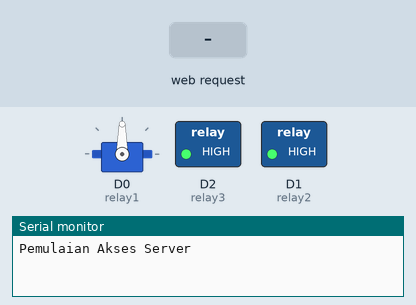
Simulated run of this sketch. Board: ESP8266 (NodeMCU). Parts: servo, switched loads named in the sketch (green lamp = pin HIGH), the last lines printed to the serial monitor. The test bench sets the inputs (shaded band). WiFi joins after 1.5 s; servers stay silent unless stated; pins used as bus, display or sensor lines are not drawn.

Above: at 2.7 s.
2.8 s: HTTP request GET /relay1=ON received
At 3.6 s:
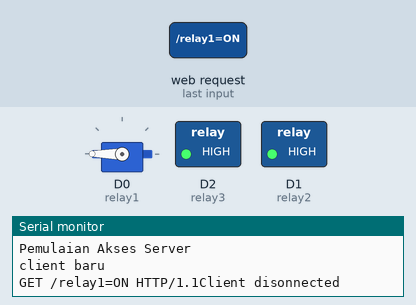
4.3 s: HTTP request GET /relay2=OFF received
At 4.8 s:
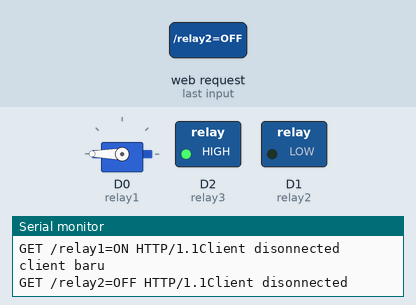
5.8 s: HTTP request GET /relay1=OFF received
At 7.0 s:
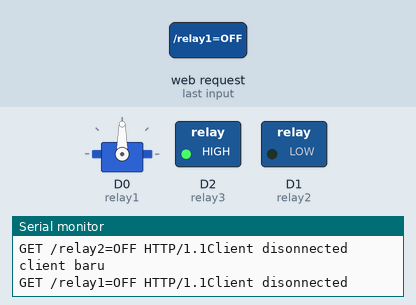
7.3 s: HTTP request GET /relay3=OFF received
At 8.3 s:
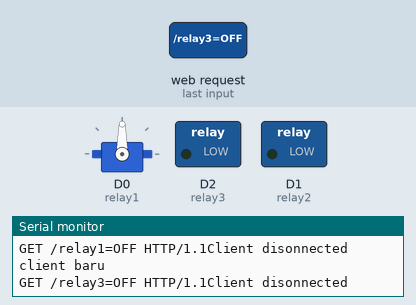
8.8 s: HTTP request GET /relay2=ON received
At 9.4 s:
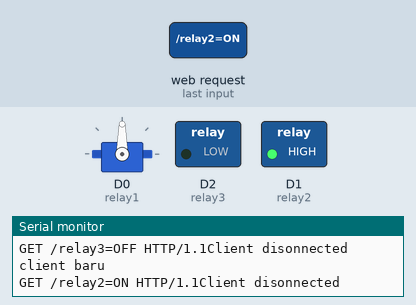
10.3 s: HTTP request GET /relay3=ON received
At 11.7 s:
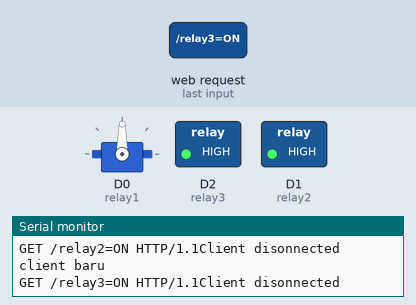
Timing chart, 0 to 12.8 s (numbered marks = the images above; inputs shaded):
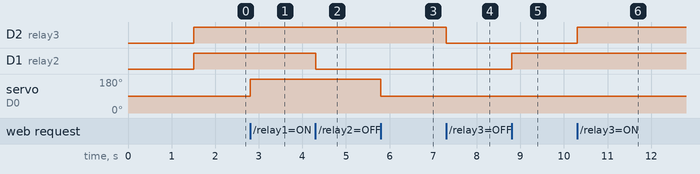

The sketch:

ESP1.ino
```cpp
#include <ESP8266WiFi.h>
#include <Servo.h>
#include <ESP8266WiFi.h>
#include <DNSServer.h>
#include <ESP8266WebServer.h>
#include <WiFiManager.h>
#define ON HIGH
#define OFF LOW


int relay1 = D0; //pintu
int relay2 = D1;  //kipas
int relay3 = D2; //lampu
int value1 = OFF ;
int value2 = OFF ;
int value3 = OFF;
WiFiServer server(80);
Servo myservo;


void setup() {
  Serial.begin(115200);
  WiFiManager wifiManager;
  wifiManager.autoConnect("Coba TA");

  myservo.attach(D0);
  pinMode(relay1,OUTPUT);
  pinMode(relay2,OUTPUT);
  pinMode(relay3,OUTPUT);
  digitalWrite(relay1, ON);
  digitalWrite(relay2, ON);
  digitalWrite(relay3, ON);


  server.begin(); //prosedur memulai akses server
  Serial.println("Pemulaian Akses Server");

 }

void loop()  {
  WiFiClient client = server.available(); //cek kondisi jika terhubung dengan client
  if (!client) {
    return;
  }

  //menunggu client, data dikirim
  Serial.println("client baru");
  //jika client tidak available
  while(!client.available()) {delay(5);}
  String request = client.readStringUntil('\r');
  Serial.print(request);client.flush();

  //penulisan data pada browser dengan alamat diatas
  client.println("HTTP/192.168.1.84 OK");
  client.println("Content-Type: text/html");
  client.println("");

  client.println("<!DOCTYPE HTML>");client.println("<html>");
  client.println("<fieldset>");client.println("<font color = red>");
  client.print("Kendali relay via Wifi");
  client.println("</font>");client.println("</fieldset>");
  client.println("<br><br>");

  client.print("relay 1 is now: ");
  // Control relay 1
  if(request.indexOf("/relay1=ON")!= -1)
  {myservo.write(180);value1 = ON;}

  if(request.indexOf("/relay1=OFF")!= -1)
  {myservo.write(90);value1 = OFF;}
  if(value1==ON){client.print("ON");}
  if(value1==OFF){client.print("OFF");}

  client.println("<br><br>");
  client.println("<a href=\"/relay1=ON\"\"><button>relay1 ON </button></a>");
  client.println("<a href=\"/relay1=OFF\"\"><button>relay1 OFF </button></a><br />");
  client.println("</html>");

  client.print("relay 2 is now: ");
  // Control relay 2
  if(request.indexOf("/relay2=ON")!= -1)
  {digitalWrite(relay2, ON);value2 = ON;}

  if(request.indexOf("/relay2=OFF")!= -1)
  {digitalWrite(relay2, OFF);value2 = OFF;}
  if(value2==ON){client.print("ON");}
  if(value2==OFF){client.print("OFF");}

  client.println("<br><br>");
  client.println("<a href=\"/relay2=ON\"\"><button>relay2 ON </button></a>");
  client.println("<a href=\"/relay2=OFF\"\"><button>relay2 OFF </button></a><br />");
  client.println("</html>");

   client.print("relay 3 is now: ");
  // Control relay 3
  if(request.indexOf("/relay3=ON")!= -1)
  {digitalWrite(relay3, ON);value3 = ON;}

  if(request.indexOf("/relay3=OFF")!= -1)
  {digitalWrite(relay3, OFF);value3 = OFF;}
  if(value3==ON){client.print("ON");}
  if(value3==OFF){client.print("OFF");}

  client.println("<br><br>");
  client.println("<a href=\"/relay3=ON\"\"><button>relay3 ON </button></a>");
  client.println("<a href=\"/relay3=OFF\"\"><button>relay3 OFF </button></a><br />");
  client.println("</html>");

  client.println("<br><br>");
  client.print("Suhu Saat ini :");
  client.println("90");
  client.println("</html>");

  delay(1);
  Serial.println("Client disonnected");
  Serial.println("");
}
```

Measured:
- after the input at 2.8 s, servo on D0 (relay1): 90° → 180° at once
- after the input at 4.3 s, D1 (relay2): HIGH → LOW at once
- after the input at 5.8 s, servo on D0 (relay1): 180° → 90° at once
- after the input at 7.3 s, D2 (relay3): HIGH → LOW at once
- after the input at 8.8 s, D1 (relay2): LOW → HIGH at once
- after the input at 10.3 s, D2 (relay3): LOW → HIGH at once
